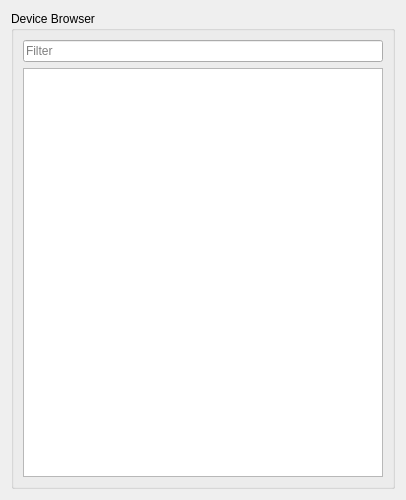
<?xml version="1.0" encoding="UTF-8"?>
<ui version="4.0">
 <class>Form</class>
 <widget class="QWidget" name="Form">
  <property name="geometry">
   <rect>
    <x>0</x>
    <y>0</y>
    <width>406</width>
    <height>500</height>
   </rect>
  </property>
  <property name="windowTitle">
   <string>Form</string>
  </property>
  <layout class="QVBoxLayout" name="verticalLayout">
   <item>
    <widget class="QGroupBox" name="browser_group_box">
     <property name="title">
      <string>Device Browser</string>
     </property>
     <layout class="QVBoxLayout" name="verticalLayout_2">
      <item>
       <layout class="QHBoxLayout" name="filter_layout">
        <item>
         <widget class="QLineEdit" name="filter_input">
          <property name="placeholderText">
           <string>Filter</string>
          </property>
         </widget>
        </item>
       </layout>
      </item>
      <item>
       <widget class="QListWidget" name="device_list"/>
      </item>
     </layout>
    </widget>
   </item>
  </layout>
 </widget>
 <resources/>
 <connections/>
</ui>
